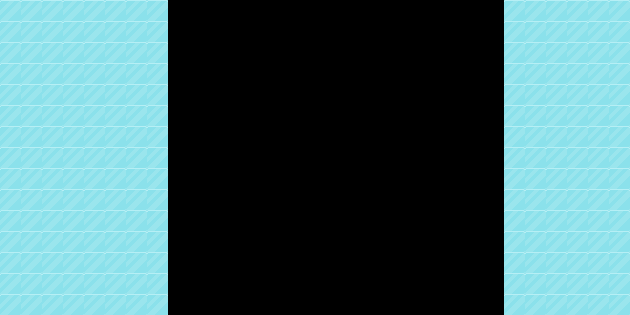

This is a level from a 2D game, rendered from its Tiled map with the project's own tilesets. A one-line summary and the complete map file follow:
An orthogonal 30x15 tile map with 21x21 px tiles, 1 tile layer (piso), 3 tilesets and 2 objects.

<map version="1.2" tiledversion="1.3.4" orientation="orthogonal" renderorder="right-up" width="30" height="15" tilewidth="21" tileheight="21" infinite="0" nextlayerid="3" nextobjectid="3">
 <tileset firstgid="1" source="sprites.tsx" />
 <tileset firstgid="901" source="sprites1.0.tsx" />
 <tileset firstgid="1801" source="ice.tsx" />
 <layer id="1" name="piso" width="30" height="15">
  <data encoding="csv">
1391,1391,1391,1391,1391,1391,1391,1391,0,0,0,0,0,0,0,0,0,0,0,0,0,0,0,0,1391,1391,1391,1391,1391,1391,
1391,1391,1391,1391,1391,1391,1391,1391,0,0,0,0,0,0,0,0,0,0,0,0,0,0,0,0,1391,1391,1391,1391,1391,1391,
1391,1391,1391,1391,1391,1391,1391,1391,0,0,0,0,0,0,0,0,0,0,0,0,0,0,0,0,1391,1391,1391,1391,1391,1391,
1391,1391,1391,1391,1391,1391,1391,1391,0,0,0,0,0,0,0,0,0,0,0,0,0,0,0,0,1391,1391,1391,1391,1391,1391,
1391,1391,1391,1391,1391,1391,1391,1391,0,0,0,0,0,0,0,0,0,0,0,0,0,0,0,0,1391,1391,1391,1391,1391,1391,
1391,1391,1391,1391,1391,1391,1391,1391,0,0,0,0,0,0,0,0,0,0,0,0,0,0,0,0,1391,1391,1391,1391,1391,1391,
1391,1391,1391,1391,1391,1391,1391,1391,0,0,0,0,0,0,0,0,0,0,0,0,0,0,0,0,1391,1391,1391,1391,1391,1391,
1391,1391,1391,1391,1391,1391,1391,1391,0,0,0,0,0,0,0,0,0,0,0,0,0,0,0,0,1391,1391,1391,1391,1391,1391,
1391,1391,1391,1391,1391,1391,1391,1391,0,0,0,0,0,0,0,0,0,0,0,0,0,0,0,0,1391,1391,1391,1391,1391,1391,
1391,1391,1391,1391,1391,1391,1391,1391,0,0,0,0,0,0,0,0,0,0,0,0,0,0,0,0,1391,1391,1391,1391,1391,1391,
1391,1391,1391,1391,1391,1391,1391,1391,0,0,0,0,0,0,0,0,0,0,0,0,0,0,0,0,1391,1391,1391,1391,1391,1391,
1391,1391,1391,1391,1391,1391,1391,1391,0,0,0,0,0,0,0,0,0,0,0,0,0,0,0,0,1391,1391,1391,1391,1391,1391,
1391,1391,1391,1391,1391,1391,1391,1391,0,0,0,0,0,0,0,0,0,0,0,0,0,0,0,0,1391,1391,1391,1391,1391,1391,
1391,1391,1391,1391,1391,1391,1391,1391,0,0,0,0,0,0,0,0,0,0,0,0,0,0,0,0,1391,1391,1391,1391,1391,1391,
1391,1391,1391,1391,1391,1391,1391,1391,0,0,0,0,0,0,0,0,0,0,0,0,0,0,0,0,1391,1391,1391,1391,1391,1391
</data>
 </layer>
 <objectgroup id="2" name="col">
  <object id="1" x="0" y="0" width="168" height="315" />
  <object id="2" x="504" y="0" width="126" height="315" />
 </objectgroup>
</map>
